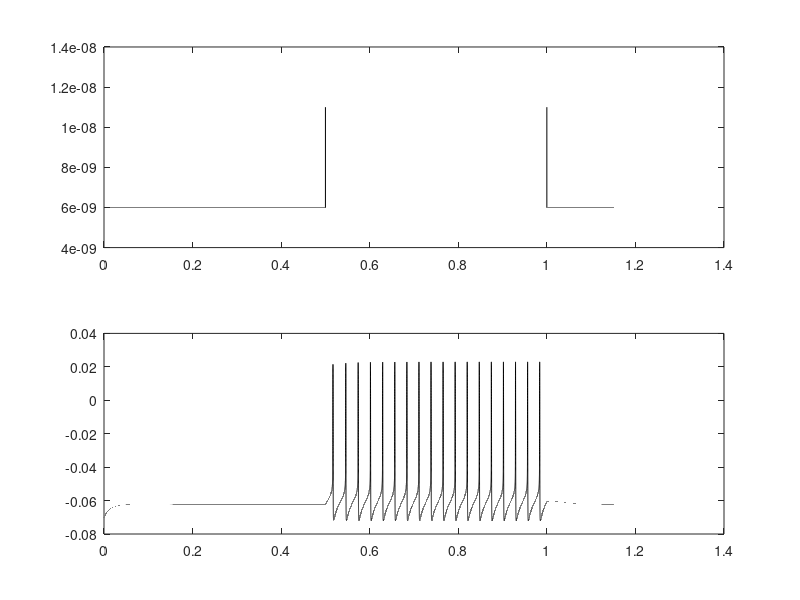

Write the MATLAB code that produced this figure.
% PIR.m 
% This model contains a T-type Calcium current to generate a
% post-inhibitory rebound as a models of thalamic relay cells.
clear
dt = 0.000005;
tmax=1.15;

iclamp_flag = 1; % if this is 1, run under current clamp conditions
vclamp_flag = 0; % otherwise this should be 1, for voltage clamp conditions

istart = 0.5; % time applied current starts
ilength=0.5;   % length of applied current pulse
I0= 6e-9;       % choose -10 to + 10 e-9 (eg +6, 0 , -4, -8)
Ie=I0+5e-9;     % magnitude of applied current pulse
%Ie = 0.78e-7; % threshold for constant spiking with no A-current

vstart = 0.25;  % time to step voltage
vlength = 0.5;  % length of voltage step
V0 = -0.080     % initial voltage before step
Ve = -0.040;    % value of votage stepped to

E_L = -0.070;   % leak reversal potential
E_Na = 0.055;   % reversal for sodium channels
E_K = -0.090;   % reversal for potassium channels
E_Ca = 0.120    % reversal potential for Ca current

g_L = 1.0e-6;     % specific leak conductance in Siemens per mm-square
g_Na = 0.36e-3;   % specific sodium conductance
g_K = 0.16e-3;    % specific potassium conductance
g_CaT = 20e-6;    % T-type calcium conductance

cm = 10e-9;     % specific membrane capacitance in Farads per mm-square

t=0:dt:tmax;    % time vector
V=zeros(size(t)); % voltage vector

I_L= zeros(size(t));
I_Na= zeros(size(t));
I_K= zeros(size(t));
I_CaT = zeros(size(t));

if ( iclamp_flag ) % i.e. if in current-clamp mode 
    V(1) = E_L;    % set the inititial value of voltage     
end

n=zeros(size(t));   % n: potassium activation gating variable
n(1) = 0.0;         % start off at zero
m=zeros(size(t));   % m: sodium activation gating variable
m(1) = 0.0;         % start off at zero
h=zeros(size(t));   % h: sodim inactivation gating variplot(t,V)able
h(1) = 0.0;         % start off at zero

mca=zeros(size(t)); % CaT current activation gating variable
mca(1) = 0.0;          
hca=zeros(size(t)); % CaT current inactivation gating variable
hca(1) = 0.0;

Iapp=zeros(size(t)); % Applied current, relevant in current-clamp mode
if ( iclamp_flag )   % i.e. if in current-clamp mode 
    for i = 1:round(istart/dt)
        Iapp(i) = I0;
    end
    for i=round(istart/dt)+1:round((istart+ilength)/dt) % make non-zero for duration of current pulse
        Iapp(i) = Ie;
    end
    for i = round((istart+ilength)/dt):length(Iapp)
        Iapp(i) = I0;
    end
end

Vapp=zeros(size(t)); % Applied voltage, relevant in voltage-clamp mode
if ( vclamp_flag )
    for i = 1:round(vstart/dt)          % % make V0 before pulse
        Vapp(i) = V0;
    end
    for i=round(vstart/dt)+1:round((vstart+vlength)/dt) % make Ve for duration of voltage pulse
        Vapp(i) = Ve;
    end
    for i=round((vstart+vlength)/dt):length(Vapp) % make V0 following pulse
        Vapp(i) = V0;
    end
end

Itot=zeros(size(t)); % in case we want to plot and look at the total current

for i = 2:length(t); % now see how things change through time
    I_L(i-1) = g_L*(E_L-V(i-1));
    
    Vm = V(i-1)*1000; % converts voltages to mV as needed in the equations on p.224 of Dayan/Abbott
    
    % Sodium and potassium gating variables are defined by the
    % voltage-dependent transition rates between states, labeled alpha and
    % beta. Written out from Dayan/Abbott, units are 1/ms.
    
    
    if ( Vm == -35 ) 
        alpha_m = 1;
    else 
        alpha_m = 0.1*(Vm+35)/(1-exp(-0.1*(Vm+35)));
    end
    beta_m = 4*exp(-(Vm+60)/18);

    alpha_h = 0.35*exp(-0.05*(Vm+58));
    beta_h = 5/(1+exp(-0.1*(Vm+28)));
    
    if ( Vm == -34 ) 
       alpha_n = 0.05/0.1;
    else
        alpha_n = 0.05*(Vm+34)/(1-exp(-0.1*(Vm+34)));
    end
    beta_n = 0.625*exp(-0.0125*(Vm+44));
     
    % From the alpha and beta for each gating variable we find the steady
    % state values (_inf) and the time constants (tau_) for each m,h and n.
    
    m_inf = alpha_m/(alpha_m+beta_m);
    
    tau_h = 1e-3/(alpha_h+beta_h);      % time constant converted from ms to sec
    h_inf = alpha_h/(alpha_h+beta_h);
    
    tau_n = 1e-3/(alpha_n+beta_n);      % time constant converted from ms to sec
    n_inf = alpha_n/(alpha_n+beta_n);   
    
    m(i) = m_inf;    % Update m, assuming time constant is neglible.
    
    h(i) = h_inf - (h_inf-h(i-1))*exp(-dt/tau_h);    % Update h
    
    n(i) = n_inf - (n_inf-n(i-1))*exp(-dt/tau_n);    % Update n
    
    % for the Ca_T current gating variables are given by formulae for the 
    % steady states and time constants:
    
    mca_inf = 1/(1+exp(-(Vm+52)/7.4));

    hca_inf = 1/(1+exp((Vm+76)/2));
    if ( Vm < -80 ) 
        tau_hca = 1e-3*exp((Vm+467)/66.6);
    else
        tau_hca = 24e-3+1e-3*119/(1+exp((Vm+70)/3));
    end
    
    mca(i) = mca_inf;
    hca(i) = hca_inf - (hca_inf-hca(i-1))*exp(-dt/tau_hca);
    
    g_Na_now = g_Na*m(i)*m(i)*m(i)*h(i);
    I_Na(i-1) = g_Na_now*(E_Na-V(i-1)); % total sodium current
    
    g_K_now = g_K*n(i)*n(i)*n(i)*n(i);
    I_K(i-1) = g_K_now*(E_K-V(i-1)); % total potassium current
    
    g_CaT_now = g_CaT*mca(i)*mca(i)*hca(i);
    I_CaT(i-1) = g_CaT_now*(E_Ca-V(i-1)); % Calcium T-type current
    
    
    Itot(i-1) = I_L(i-1)+I_Na(i-1)+I_K(i-1) ...
                +I_CaT(i-1) +Iapp(i-1); % total current is sum of leak + active channels + applied current
     
    g_Tot = g_L+g_Na_now+g_K_now+g_CaT_now;
    V_inf = (g_L*E_L + g_Na_now*E_Na + g_K_now*E_K  + g_CaT_now*E_Ca+Iapp(i-1))/g_Tot;
                   
    V(i) = V_inf - (V_inf-V(i-1))*exp(-dt*g_Tot/cm);  % Update the membrane potential, V.

    if ( vclamp_flag )      % if we are using voltage clamp
        V(i) = Vapp(i);     % ignore the voltage integration and set V to be the applied voltage
    end
    
end

figure(1)
subplot(2,1,1)
plot(t,Iapp,'k');
hold on
subplot(2,1,2)
plot(t,V,'k')
hold on
    
